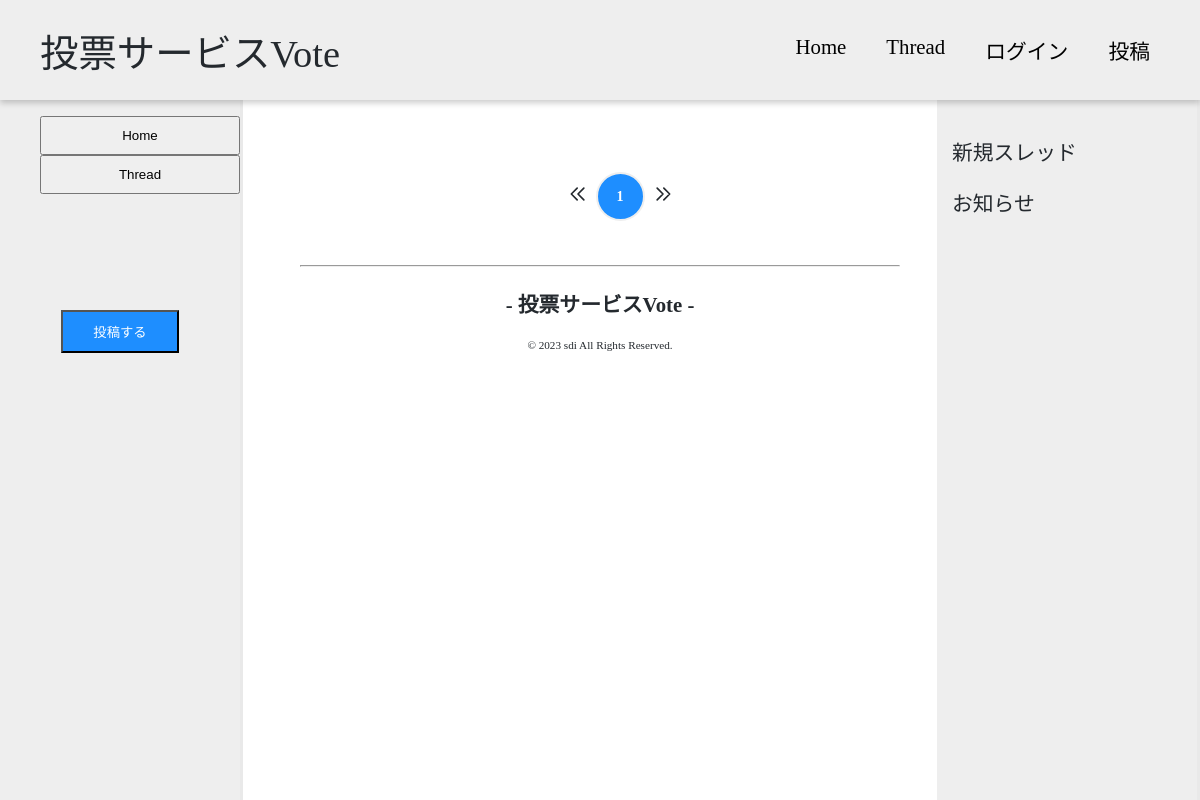
Page /vote/ on the earlier database version.
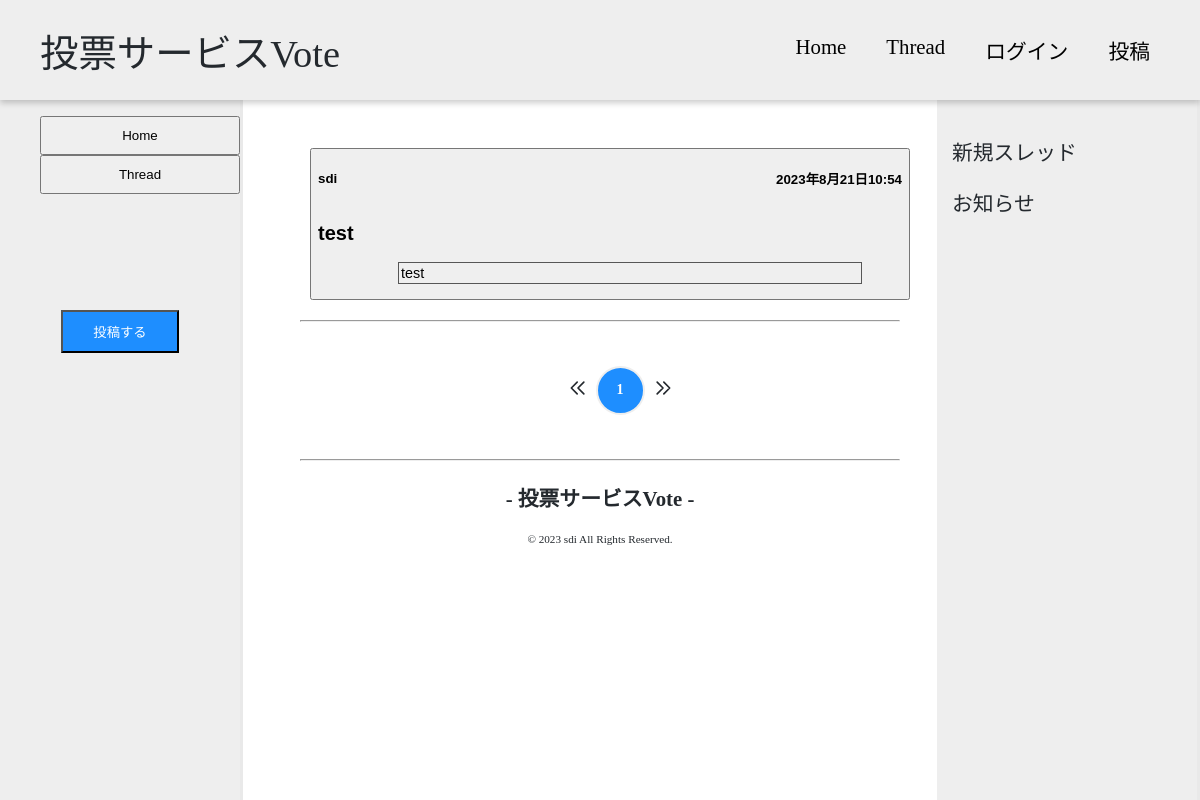
Same page on the later database version.
### vote/models.py (models this page shows, shortened)
class Vote(models.Model):
    id = models.UUIDField(primary_key=True,default=uuid.uuid4, editable=False)
    user = models.ForeignKey(User, on_delete=models.CASCADE)
    questionText = models.CharField(max_length=200)
    createdAt = models.DateTimeField(auto_now_add=True)
    image = models.ImageField(blank=True, null=True, upload_to=upload_profile_image_path)
    isLimitedRelease = models.BooleanField(default=False)
    numberOfVotes = models.ManyToManyField(User, blank=True,related_name="numberOfVotes")
    pv = models.IntegerField(default=0)

class User(AbstractBaseUser):
    id = models.UUIDField(primary_key=True, default=uuid.uuid4, editable=True)
    ip = models.GenericIPAddressField(null=True)
    active = models.BooleanField(default=True)
    staff = models.BooleanField(default=False)
    admin = models.BooleanField(default=False)
    user_id = models.CharField(default=random.create_string(10), unique=True,max_length=20)
    username = models.CharField(max_length=30, default="No name")
    USERNAME_FIELD = 'user_id'
    objects = UserManager()

class Choice(models.Model):
    id = models.UUIDField(primary_key=True,default=uuid.uuid4, editable=False)
    text = models.CharField(max_length=200)
    votedUserCount = models.ManyToManyField(User, blank=True)
    vote = models.ForeignKey(Vote,  on_delete=models.CASCADE,related_name="choices")
    def __str__(self) -> str:
       return self.text

### vote/views/main.py (the view)
# urls.py: path("vote/", main.VoteListView.as_view(), name="home"),
class VoteListView(View):
  def get(self,request):
    page = request.GET.get('page') # 表示したいページ
    if page == None :
      page = 1
    page_cnt = 10 #一画面あたり10コ表示する
    onEachSide = 3 #選択ページの両側には3コ表示する
    onEnds = 2 #左右両端には2コ表示する
    data = Vote.objects.filter(isLimitedRelease=False).prefetch_related('choices').order_by('-createdAt')
    data_page = Paginator(data,page_cnt)
    data_p = data_page.get_page(page)
    data_p = data_page.get_page(page)
    data_list = list(data_p.paginator.get_elided_page_range(page, on_each_side=onEachSide, on_ends=onEnds))
    data = {'data_p':data_p,'data_list':data_list}
    return render(request,"voteList.html",data)

### vote/templatetags/custom_filters.py (called while the page is built)
@register.filter
def get_news(value):
    blogs = Blog.objects.all().order_by('-createdAt')[:3]
    return blogs

### vote/templates/voteList.html
{% extends 'base.html' %}
{% load static %}
{% block css %}
  <link rel="stylesheet"  type="text/css" href="{% static 'css/vote.list.css' %}">
  <link rel="stylesheet"  type="text/css" href="{% static 'css/pagenation.css' %}">
{% endblock %}
{% block content %}
  {% for vote in data_p %}
    <button id="card" onclick="window.location.href='{% url 'details' vote.pk %}'">
      <div id="card-header">
        <div id="card-user">
          <h4>{{vote.user.username}}</h4>
        </div>
        <h4 class="card-createdAt">{{vote.createdAt}}</h4>
      </div>
      <h2>{{vote.questionText}}</h2>
      <form action="">
        <ul>
          {% for choice in vote.choices.all %}
            <li class="choice">{{choice}}</li>
          {% endfor %}
        </ul>
      </form>
    </button>
    <hr>
  {% endfor %}
  <br>
  <ul class="Pagination">
    {% if  data_p.has_previous %}
      <li class="Pagination-Item">
        <a class="Pagination-Item-Link" href="?page={{data_p.previous_page_number}}">
            <svg xmlns="http://www.w3.org/2000/svg" class="Pagination-Item-Link-Icon" fill="none" viewBox="0 0 24 24" stroke="currentColor" stroke-width="2">
                <path stroke-linecap="round" stroke-linejoin="round" d="M11 19l-7-7 7-7m8 14l-7-7 7-7" />
            </svg>
        </a>
    </li>
    {% else %}
    <li class="Pagination-Item">
      <svg xmlns="http://www.w3.org/2000/svg" class="Pagination-Item-Link-Icon" fill="none" viewBox="0 0 24 24" stroke="currentColor" stroke-width="2">
      <path stroke-linecap="round" stroke-linejoin="round" d="M11 19l-7-7 7-7m8 14l-7-7 7-7" />
      </svg>
    </li>
    {% endif %}
    {% for i in data_list %}
    <li class="Pagination-Item">
      {% if  data_p.number == i %}
      <a class="Pagination-Item-Link isActive"  href="?page={{i}}"><span>{{i}}</span></a>
      {% elif i == data_p.paginator.ELLIPSIS %}
      <a class="Pagination-Item-Link" href="#"><span>{{i}}</span></a>
      {% else %}
       <a class="Pagination-Item-Link" href="?page={{i}}"><span>{{i}}</span></a>
      {% endif %}
    </li>
    {% endfor %}
    {% if data_p.has_next %}
        <li class="Pagination-Item">
          <a class="Pagination-Item-Link" href="?page={{data_p.next_page_number}}">
              <svg xmlns="http://www.w3.org/2000/svg" class="Pagination-Item-Link-Icon" fill="none" viewBox="0 0 24 24" stroke="currentColor" stroke-width="2">
                  <path stroke-linecap="round" stroke-linejoin="round" d="M13 5l7 7-7 7M5 5l7 7-7 7" />
              </svg>
          </a>
      </li>
    {% else %}
    <li class="Pagination-Item">
          <svg xmlns="http://www.w3.org/2000/svg" class="Pagination-Item-Link-Icon" fill="none" viewBox="0 0 24 24" stroke="currentColor" stroke-width="2">
              <path stroke-linecap="round" stroke-linejoin="round" d="M13 5l7 7-7 7M5 5l7 7-7 7" />
          </svg>
  </li>
    {% endif %}
</ul>
{% endblock %}

Differences in the rows shown:
added Vote: user.username "sdi", createdAt "2023年8月21日10:54", questionText "test"
added Choice: text "test"
